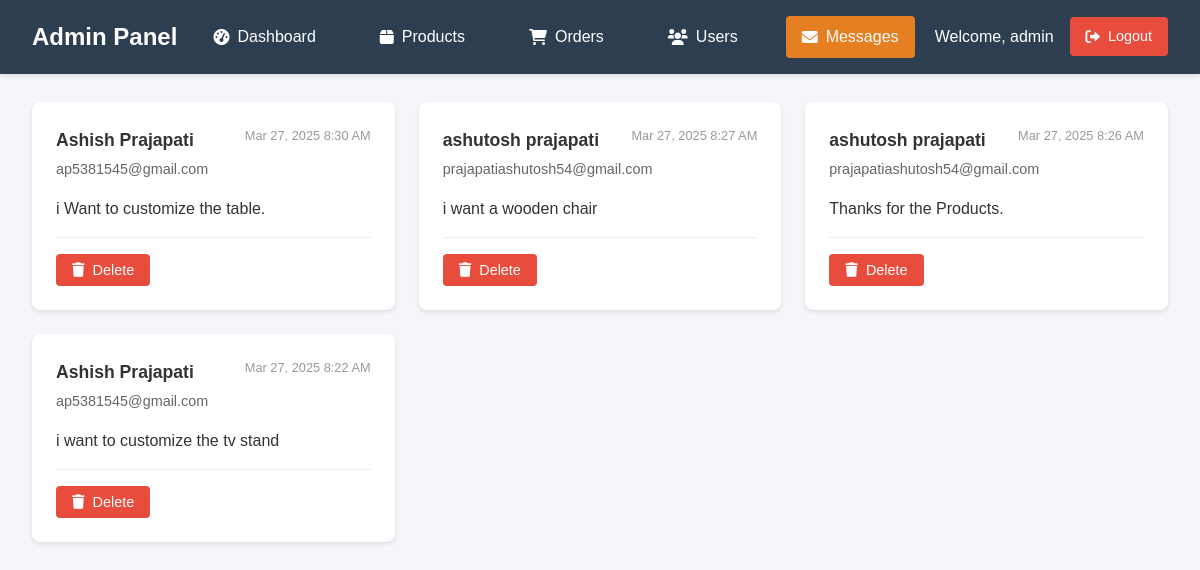
Page /admin/messages.php (signed in) on the earlier database version.
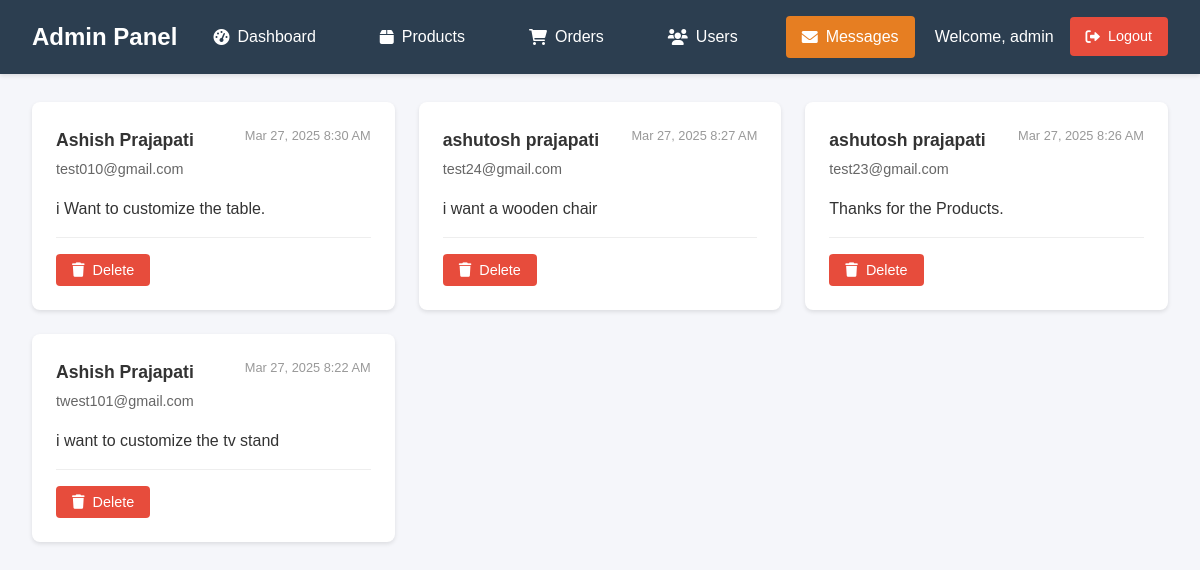
Same page on the later database version.
### tables this page shows
CREATE TABLE `contact_messages` (
  `id` int(11) NOT NULL,
  `name` varchar(100) NOT NULL,
  `email` varchar(100) NOT NULL,
  `message` text NOT NULL,
  `created_at` timestamp NOT NULL DEFAULT current_timestamp(),
  `status` enum('readed','unread') DEFAULT 'unread'
);

### admin/messages.php (the view, shortened to what this page needs)
<?php
include '../config.php';
$conn->query("UPDATE contact_messages SET status = 'read' WHERE status = 'unread'");
$result = $conn->query("SELECT * FROM contact_messages ORDER BY created_at DESC");
?>
<!DOCTYPE html>
<html lang="en">
<head>
    <link rel="stylesheet" href="../style.css">
    <link rel="stylesheet" href="https://cdnjs.cloudflare.com/ajax/libs/font-awesome/6.0.0/css/all.min.css">
</head>
<body>
    <div class="admin-messages">
    <?php include '_Nav.php'; ?>
        <div class="messages-grid">
            <?php if ($result->num_rows > 0): ?>
                <?php while($message = $result->fetch_assoc()): ?>
                    <div class="message-card">
                        <div class="message-header">
                            <div class="message-info">
                                <h3><?php echo htmlspecialchars($message['name']); ?></h3>
                                <p><?php echo htmlspecialchars($message['email']); ?></p>
                            </div>
                            <span class="message-status <?php echo $message['status']; ?>">
                            </span>
                        </div>
                        <div class="message-content">
                            <?php echo nl2br(htmlspecialchars($message['message'])); ?>
                        </div>
                        <div class="message-date">
                            <?php echo date('M j, Y g:i A', strtotime($message['created_at'])); ?>
                        </div>
                        <div class="message-actions">
                            <form method="POST" style="display: inline;"
                                  onsubmit="return confirm('Are you sure you want to delete this message?');">
                                <button type="submit" name="delete_message" class="action-btn delete-btn">
                                    <i class="fas fa-trash"></i> Delete
                                </button>
                            </form>
                        </div>
                    </div>
                <?php endwhile; ?>
            <?php else: ?>
                <div style="grid-column: 1 / -1; text-align: center; padding: 2rem;">
                    <p>No messages found</p>
                </div>
            <?php endif; ?>
        </div>
    </div>
</body>
</html>

### admin/_Nav.php (shortened to what this page needs)
<?php
$current_page = basename($_SERVER['PHP_SELF']);
?>
<nav class="admin-navbar">
    <h2>Admin Panel</h2>
    <div class="admin-navbar-links">
        <a href="index.php" <?php echo $current_page === 'index.php' ? 'class="active"' : ''; ?>>
            <i class="fas fa-tachometer-alt"></i> Dashboard
        </a>
        <a href="products.php" <?php echo $current_page === 'products.php' ? 'class="active"' : ''; ?>>
            <i class="fas fa-box"></i> Products
        </a>
        <a href="orders.php" <?php echo $current_page === 'orders.php' ? 'class="active"' : ''; ?>>
            <i class="fas fa-shopping-cart"></i> Orders
        </a>
        <a href="users.php" <?php echo $current_page === 'users.php' ? 'class="active"' : ''; ?>>
            <i class="fas fa-users"></i> Users
        </a>
        <a href="messages.php" <?php echo $current_page === 'messages.php' ? 'class="active"' : ''; ?>>
            <i class="fas fa-envelope"></i> Messages
        </a>
    </div>
    <div class="admin-navbar-user">
        <span>Welcome, <?php echo htmlspecialchars($_SESSION['username']); ?></span>
        <a href="logout.php" class="logout-btn">
            <i class="fas fa-sign-out-alt"></i> Logout
        </a>
    </div>
</nav>

### style.css (style rules this page uses)
* { margin: 0; padding: 0; box-sizing: border-box; }
body { font-family: 'Arial', sans-serif; line-height: 1.6; color: #333; }
nav { display: flex; justify-content: space-between; align-items: center; padding: 1rem 5%; max-width: 1200px; margin: 0 auto; }

### admin/messages.php (style rules this page uses)
.admin-messages { padding: 2rem; max-width: 1200px; margin: 0 auto; }
.messages-grid { display: grid; grid-template-columns: repeat(auto-fill, minmax(350px, 1fr)); gap: 1.5rem; }
.message-card { background: #fff; border-radius: 8px; box-shadow: 0 2px 4px rgba(0, 0, 0, 0.1); padding: 1.5rem; position: relative; }
.message-header { display: flex; justify-content: space-between; align-items: start; margin-bottom: 1rem; }
.message-info h3 { margin: 0; color: #333; font-size: 1.1rem; }
.message-info p { margin: 0.25rem 0 0 0; color: #666; font-size: 0.9rem; }
.message-status { display: inline-block; padding: 0.25rem 0.5rem; border-radius: 4px; font-size: 0.8rem; font-weight: 500; }
.message-content { margin: 1rem 0; color: #333; line-height: 1.5; }
.message-actions { display: flex; gap: 0.5rem; margin-top: 1rem; padding-top: 1rem; border-top: 1px solid #eee; }
.action-btn { padding: 0.5rem 1rem; border: none; border-radius: 4px; cursor: pointer; font-size: 0.9rem; display: flex; align-items: center; gap: 0.5rem; }
.delete-btn { background: #e74c3c; color: #fff; }
.message-date { position: absolute; top: 1.5rem; right: 1.5rem; color: #999; font-size: 0.8rem; }

### admin/_Nav.php (style rules this page uses)
.admin-navbar { background: #2c3e50; padding: 1rem 2rem; color: white; position: fixed; top: 0; left: 0; right: 0; z-index: 1000; display: flex; justify-content: space-between; align-items: center; box-shadow: 0 2px 4px rgba(0,0,0,0.1); }
.admin-navbar h2 { margin: 0; color: white; font-size: 1.5rem; }
.admin-navbar-links { display: flex; gap: 2rem; align-items: center; }
.admin-navbar-links a { color: white; text-decoration: none; padding: 0.5rem 1rem; border-radius: 4px; transition: background-color 0.3s ease; display: flex; align-items: center; gap: 0.5rem; }
.admin-navbar-links a.active { background: #e67e22; }
.admin-navbar-user { display: flex; align-items: center; gap: 1rem; }
.logout-btn { background: #e74c3c; color: white; border: none; padding: 0.5rem 1rem; border-radius: 4px; cursor: pointer; text-decoration: none; font-size: 0.9rem; display: flex; align-items: center; gap: 0.5rem; }
body { padding-top: 70px; background: #f5f6fa; }

Differences in the rows shown:
changed contact_messages "i Want to customize the table.": email "ap5381545@gmail.com" → "test010@gmail.com"
changed contact_messages "i want a wooden chair": email "prajapatiashutosh54@gmail.com" → "test24@gmail.com"
changed contact_messages "Thanks for the Products.": email "prajapatiashutosh54@gmail.com" → "test23@gmail.com"
changed contact_messages "i want to customize the tv stand": email "ap5381545@gmail.com" → "twest101@gmail.com"
